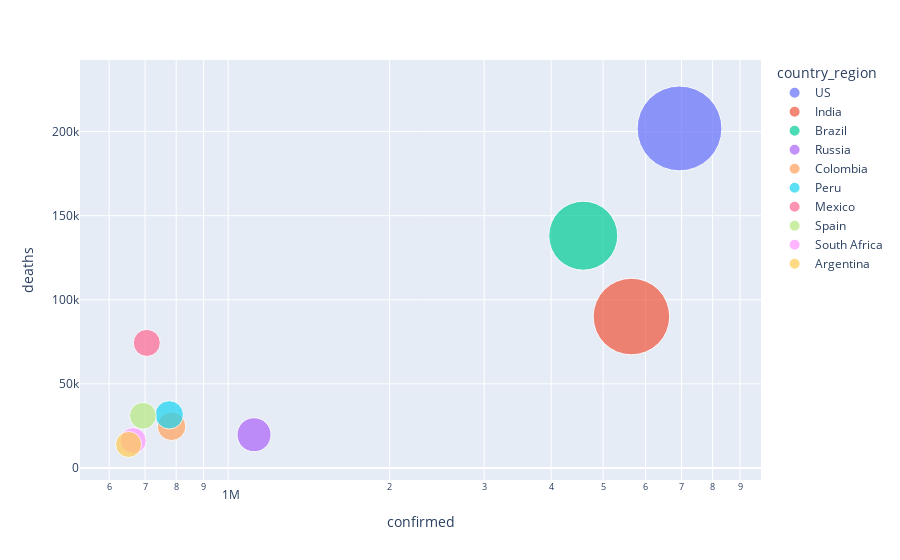

Notebook code cell kept with this figure:
### Code cell
#Confirmed Cases
top_10_confirmed = country_df.sort_values(by="confirmed", ascending=False).head(10)
fig = px.scatter(top_10_confirmed, 
                 x="confirmed", y="deaths",size="confirmed", color="country_region",
                 hover_name="country_region", log_x=True, size_max=60)
fig.show()

### Figure 1 — Plotly figure (JSON) as saved in the notebook; plotly's stock layout.template omitted (floating-point values rounded to 4 significant figures)
{"data": [{"hovertemplate": "<b>%{hovertext}</b><br><br>country_region=US<br>confirmed=%{marker.size}<br>deaths=%{y}<extra></extra>", "hovertext": ["US"], "legendgroup": "US", "marker": {"color": "#636efa", "size": [6940721], "sizemode": "area", "sizeref": 1928.0, "symbol": "circle"}, "mode": "markers", "name": "US", "orientation": "v", "showlegend": true, "type": "scatter", "x": [6940721], "xaxis": "x", "y": [201882], "yaxis": "y"}, {"hovertemplate": "<b>%{hovertext}</b><br><br>country_region=India<br>confirmed=%{marker.size}<br>deaths=%{y}<extra></extra>", "hovertext": ["India"], "legendgroup": "India", "marker": {"color": "#EF553B", "size": [5646010], "sizemode": "area", "sizeref": 1928.0, "symbol": "circle"}, "mode": "markers", "name": "India", "orientation": "v", "showlegend": true, "type": "scatter", "x": [5646010], "xaxis": "x", "y": [90020], "yaxis": "y"}, {"hovertemplate": "<b>%{hovertext}</b><br><br>country_region=Brazil<br>confirmed=%{marker.size}<br>deaths=%{y}<extra></extra>", "hovertext": ["Brazil"], "legendgroup": "Brazil", "marker": {"color": "#00cc96", "size": [4591364], "sizemode": "area", "sizeref": 1928.0, "symbol": "circle"}, "mode": "markers", "name": "Brazil", "orientation": "v", "showlegend": true, "type": "scatter", "x": [4591364], "xaxis": "x", "y": [138105], "yaxis": "y"}, {"hovertemplate": "<b>%{hovertext}</b><br><br>country_region=Russia<br>confirmed=%{marker.size}<br>deaths=%{y}<extra></extra>", "hovertext": ["Russia"], "legendgroup": "Russia", "marker": {"color": "#ab63fa", "size": [1117487], "sizemode": "area", "sizeref": 1928.0, "symbol": "circle"}, "mode": "markers", "name": "Russia", "orientation": "v", "showlegend": true, "type": "scatter", "x": [1117487], "xaxis": "x", "y": [19720], "yaxis": "y"}, {"hovertemplate": "<b>%{hovertext}</b><br><br>country_region=Colombia<br>confirmed=%{marker.size}<br>deaths=%{y}<extra></extra>", "hovertext": ["Colombia"], "legendgroup": "Colombia", "marker": {"color": "#FFA15A", "size": [784268], "sizemode": "area", "sizeref": 1928.0, "symbol": "circle"}, "mode": "markers", "name": "Colombia", "orientation": "v", "showlegend": true, "type": "scatter", "x": [784268], "xaxis": "x", "y": [24746], "yaxis": "y"}, {"hovertemplate": "<b>%{hovertext}</b><br><br>country_region=Peru<br>confirmed=%{marker.size}<br>deaths=%{y}<extra></extra>", "hovertext": ["Peru"], "legendgroup": "Peru", "marker": {"color": "#19d3f3", "size": [776546], "sizemode": "area", "sizeref": 1928.0, "symbol": "circle"}, "mode": "markers", "name": "Peru", "orientation": "v", "showlegend": true, "type": "scatter", "x": [776546], "xaxis": "x", "y": [31568], "yaxis": "y"}, {"hovertemplate": "<b>%{hovertext}</b><br><br>country_region=Mexico<br>confirmed=%{marker.size}<br>deaths=%{y}<extra></extra>", "hovertext": ["Mexico"], "legendgroup": "Mexico", "marker": {"color": "#FF6692", "size": [705263], "sizemode": "area", "sizeref": 1928.0, "symbol": "circle"}, "mode": "markers", "name": "Mexico", "orientation": "v", "showlegend": true, "type": "scatter", "x": [705263], "xaxis": "x", "y": [74348], "yaxis": "y"}, {"hovertemplate": "<b>%{hovertext}</b><br><br>country_region=Spain<br>confirmed=%{marker.size}<br>deaths=%{y}<extra></extra>", "hovertext": ["Spain"], "legendgroup": "Spain", "marker": {"color": "#B6E880", "size": [693556], "sizemode": "area", "sizeref": 1928.0, "symbol": "circle"}, "mode": "markers", "name": "Spain", "orientation": "v", "showlegend": true, "type": "scatter", "x": [693556], "xaxis": "x", "y": [31034], "yaxis": "y"}, {"hovertemplate": "<b>%{hovertext}</b><br><br>country_region=South Africa<br>confirmed=%{marker.size}<br>deaths=%{y}<extra></extra>", "hovertext": ["South Africa"], "legendgroup": "South Africa", "marker": {"color": "#FF97FF", "size": [665188], "sizemode": "area", "sizeref": 1928.0, "symbol": "circle"}, "mode": "markers", "name": "South Africa", "orientation": "v", "showlegend": true, "type": "scatter", "x": [665188], "xaxis": "x", "y": [16206], "yaxis": "y"}, {"hovertemplate": "<b>%{hovertext}</b><br><br>country_region=Argentina<br>confirmed=%{marker.size}<br>deaths=%{y}<extra></extra>", "hovertext": ["Argentina"], "legendgroup": "Argentina", "marker": {"color": "#FECB52", "size": [652174], "sizemode": "area", "sizeref": 1928.0, "symbol": "circle"}, "mode": "markers", "name": "Argentina", "orientation": "v", "showlegend": true, "type": "scatter", "x": [652174], "xaxis": "x", "y": [13952], "yaxis": "y"}], "layout": {"legend": {"itemsizing": "constant", "title": {"text": "country_region"}, "tracegroupgap": 0}, "margin": {"t": 60}, "xaxis": {"anchor": "y", "domain": [0, 1], "title": {"text": "confirmed"}, "type": "log"}, "yaxis": {"anchor": "x", "domain": [0, 1], "title": {"text": "deaths"}}}}
